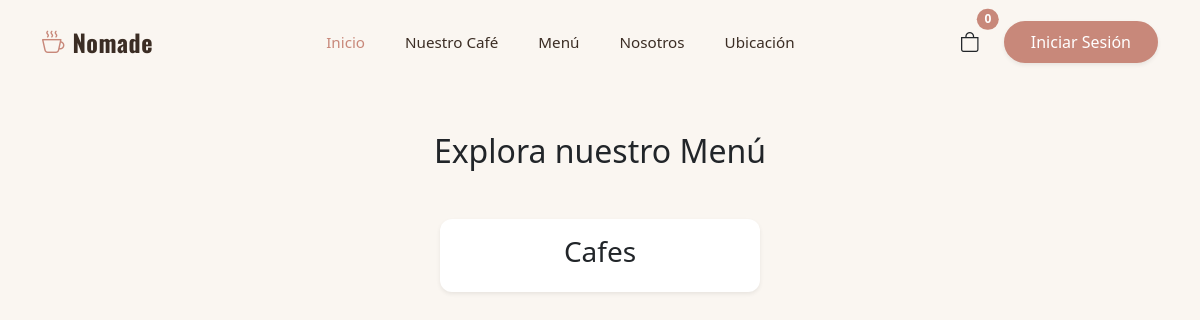
Before: /menu/ with the older database file.
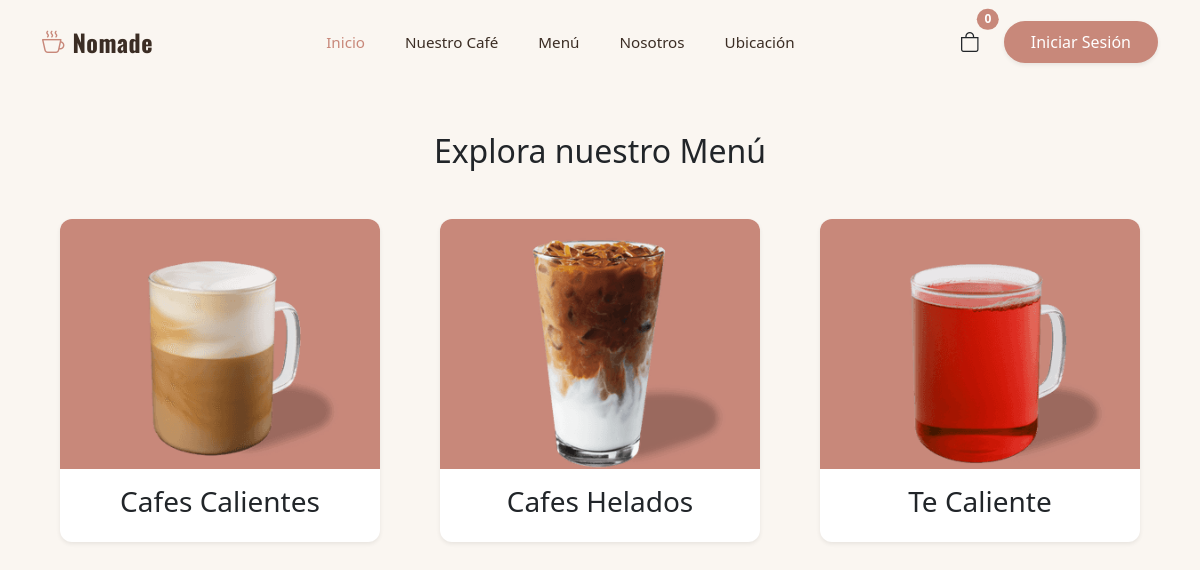
After: the same page with the newer database file.
### catalogo/models.py (models this page shows, shortened)
class Categoria(models.Model):
    nombre = models.CharField( max_length=100)
    image = models.ImageField(upload_to='categorias/', null=True, blank=True)

### catalogo/views.py (the view)
# urls.py: path('menu/', views.menu_view, name='menu'),
def menu_view(request):
    categorias = Categoria.objects.all()
    return render(request, 'catalogo/menu.html', {'categorias': categorias})

### catalogo/templates/catalogo/menu.html (shortened to what this page needs)
{% extends 'catalogo/base.html' %}
{% block content%}
<h2 class="text-center font-playfair my-5">Explora nuestro Menú</h2>
<div class="container mx-auto">
    <div class="row gx-4 gy-5 justify-content-center">
        {% for cat in categorias %}
        <div class="col-md-4 col-sm-6">
            <a href="{% url 'filtro_categoria' cat.id %}" class="text-decoration-none">
                <div class="card product-card shadow-sm h-100 mx-auto" style='max-width: 320px;'>
                    {% if cat.image %}
                        <img src="{{ cat.image.url }}" class="card-img-top" alt="{{ cat.nombre }}">
                    {% endif %}
                    <div class="card-body text-center">
                        <h3 class="font-playfair text-dark">{{ cat.nombre }}</h3>
                    </div>
                </div>
            </a>
        </div>
        {% endfor %}
    </div>
</div>
{% endblock content%}

### catalogo/templates/catalogo/base.html (shortened to what this page needs)
{% load static %}
<!DOCTYPE html>
<html>
    <head>
        <link href="https://cdn.jsdelivr.net/npm/bootstrap@5.3.0/dist/css/bootstrap.min.css" rel="stylesheet">
        <link rel="stylesheet" href="https://cdn.jsdelivr.net/npm/bootstrap-icons@1.11.1/font/bootstrap-icons.css">
        <link rel="stylesheet" href="{% static 'catalogo/css/style.css' %}?v=3">
    </head>
    <body>
        <nav class="navbar navbar-expand-lg custom-navbar">
            <div class="container">
                <a class="navbar-brand d-flex align-items-center" href="{% url 'inicio' %}">
                    <i class="bi bi-cup-hot brand-icon"></i>
                    <span class="brand-text ms-2">Nomade</span>
                </a>
                <div class="collapse navbar-collapse" id="navbarNomade">
                    <ul class="navbar-nav mx-auto mb-2 mb-lg-0">
                        <li class="nav-item">
                            <a class="nav-link active" href="{% url 'inicio' %}">Inicio</a>
                        </li>
                        <li class="nav-item"><a class="nav-link" href="{% url 'nuestro_cafe' %}">Nuestro Café</a></li>
                        <li class="nav-item"><a class="nav-link" href="{% url 'menu' %}">Menú</a></li>
                        <li class="nav-item"><a class="nav-link" href="{% url 'nosotros' %}">Nosotros</a></li>
                        <li class="nav-item"><a class="nav-link" href="#">Ubicación</a></li>
                    </ul>
                    <div class="d-flex align-items-center gap-3">
                        <a href="#" class="position-relative text-dark text-decoration-none p-2">
                            <i class="bi bi-bag fs-5"></i>
                            <span class="position-absolute top-0 start-100 translate-middle badge rounded-pill" style="background-color: var(--primary); font-size: 0.75rem;">
                                0
                            </span>
                        </a>
                        {% if user.is_authenticated %}
                            <div class="d-flex align-items-center gap-2">
                                <span class="text-muted small d-none d-md-block">Hola, {{ user.username }}</span>
                                <a href="#" class="btn btn-outline-dark rounded-pill px-4">Salir</a>
                            </div>
                        {% else %}
                            <a href="#" class="btn btn-primary-custom rounded-pill px-4 shadow-sm">Iniciar Sesión</a>
                        {% endif %}
                    </div>
                </div>
            </div>
        </nav>
        {% block content %}
        {% endblock content %}
    </body>
</html>

### catalogo/static/catalogo/css/style.css (style rules this page uses)
:root { --background: #FAF6F1 ; --foreground: #3B2D24; --card: #FFF9F5; --primary: #C8887A; --primary-foreground: #FFF9F5; --secondary: #EAD8CB; --secondary-foreground: #3B2D24; --muted: #F2E8DE; --muted-foreground: #8A6F62; --accent: #A8C3A4; --accent-foreground: #2B3D28; --border: rgba(160,120,96,0.2); }
body { background-color: var(--background); }
.custom-navbar { background-color: var(--background); padding: 1.2rem 0; }
.brand-text { font-family: 'Oswald'; font-weight: bold; font-size: 1.5rem; color: var(--foreground); letter-spacing: 0.5px; }
.brand-icon { font-size: 1.4rem; color: var(--primary); }
.custom-navbar .navbar-nav .nav-link { color: var(--foreground); margin: 0 12px; font-size: 0.95rem; font-weight: 500; transition: color 0.3s ease; }
.custom-navbar .navbar-nav .nav-link.active, .custom-navbar .navbar-nav .nav-link:hover { color: var(--primary); }
.btn { color: #fff; background-color: var(--primary); border: solid var(--primary); transition: transform 0.3s ease, box-shadow 0.3s ease; }
.product-card { background-color: #FFFFFF; border: none; border-radius: 12px; overflow: hidden; transition: transform 0.3s ease, box-shadow 0.3s ease; }
.product-card img { height: 250px; width: 100%; object-fit: cover; }

Changed rows visible on the page:
removed Categoria: nombre "Cafes"
added Categoria: image (picture), nombre "Cafes Calientes"
added Categoria: image (picture), nombre "Cafes Helados"
added Categoria: image (picture), nombre "Te Caliente"
